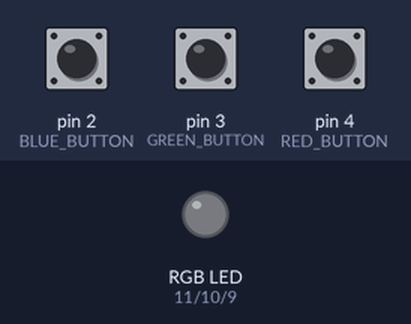
Simulated run of this sketch. Board: Arduino Uno, built with avr-gcc and run on an emulated ATmega328P. On the bench: an RGB LED mixed from three pins (HIGH = lit). The test bench sets the inputs (shaded band); at power-on: pin 2 (BLUE_BUTTON) LOW, pin 3 (GREEN_BUTTON) LOW, pin 4 (RED_BUTTON) LOW. Dim RGB values are drawn brighter than linear.

Above: at 1.2 s.
1.3 s: pin 2 (BLUE_BUTTON) pulled HIGH for 1 s
At 3.4 s:
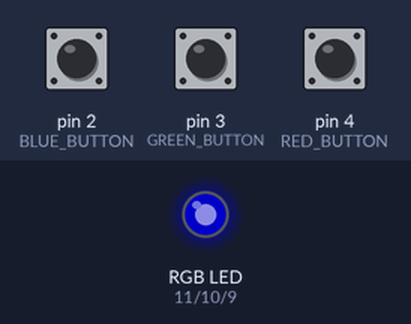
3.8 s: pin 3 (GREEN_BUTTON) pulled HIGH for 3.2 s
8.5 s: pin 4 (RED_BUTTON) pulled HIGH for 0.15 s
At 9.2 s:
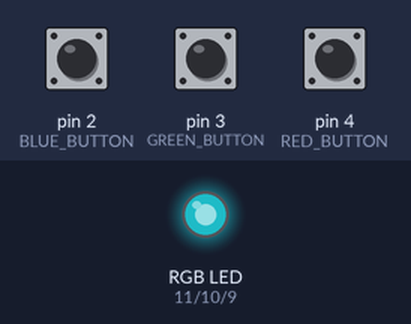
10.1 s: pin 3 (GREEN_BUTTON) pulled HIGH for 1 s
At 11.6 s:
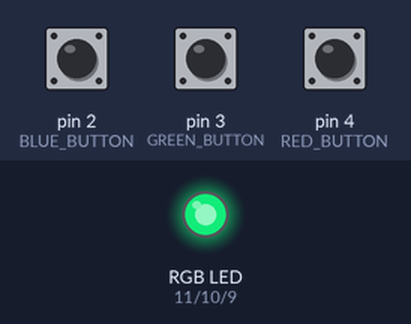
12.6 s: pin 4 (RED_BUTTON) pulled HIGH for 1 s
At 14.7 s:
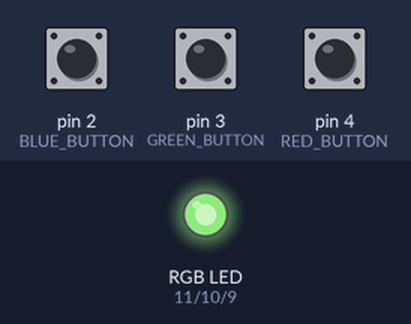
15.1 s: pin 2 (BLUE_BUTTON) pulled HIGH for 3.2 s
Timing chart, 0 to 19.8 s (numbered marks = the images above; inputs shaded):
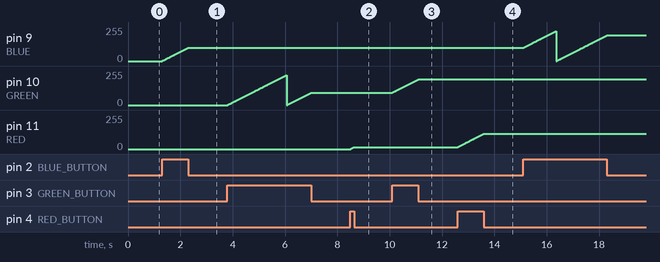

The sketch:

RGB-button.ino
```cpp
#define RED 11
#define GREEN 10
#define BLUE 9
#define RED_BUTTON 4
#define GREEN_BUTTON 3
#define BLUE_BUTTON 2

int r=0, g=0, b=0;

void setup() {
  pinMode(RED_BUTTON, INPUT);
  pinMode(GREEN_BUTTON, INPUT);
  pinMode(BLUE_BUTTON, INPUT);
}

void loop() {
  if(digitalRead(RED_BUTTON) == HIGH) {
    ++r;
    if(r>225){
      r=0;
    }
  }

  if(digitalRead(GREEN_BUTTON) == HIGH) {
    ++g;
    if(g>225){
      g=0;
    }
  }

  if(digitalRead(BLUE_BUTTON) == HIGH) {
    ++b;
    if(b>225){
      b=0;
    }
  }

  analogWrite(RED, r);
  analogWrite(GREEN, g);
  analogWrite(BLUE, b);
  delay(10);
}
```

Measured:
- after the input at 1.3 s, pin 9 (BLUE): moves from 0/255 to 99/255 over 0.98 s, starting at once
- after the input at 8.5 s, pin 11 (RED): moves from 0/255 to 15/255 over 0.14 s, starting at once
- after the input at 10.1 s, pin 10 (GREEN): moves from 93/255 to 193/255 over 0.99 s, starting at once
- after the input at 12.6 s, pin 11 (RED): moves from 15/255 to 115/255 over 0.99 s, starting at once
